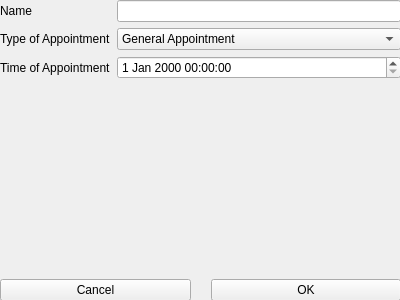
<?xml version="1.0" encoding="UTF-8"?>
<ui version="4.0">
 <class>UpdateForm</class>
 <widget class="QWidget" name="UpdateForm">
  <property name="geometry">
   <rect>
    <x>0</x>
    <y>0</y>
    <width>400</width>
    <height>300</height>
   </rect>
  </property>
  <property name="windowTitle">
   <string>Form</string>
  </property>
  <widget class="QWidget" name="verticalLayoutWidget">
   <property name="geometry">
    <rect>
     <x>0</x>
     <y>0</y>
     <width>401</width>
     <height>301</height>
    </rect>
   </property>
   <layout class="QVBoxLayout" name="verticalLayout">
    <item>
     <layout class="QFormLayout" name="formLayout_2">
      <item row="1" column="0">
       <widget class="QLabel" name="typeLabel">
        <property name="text">
         <string>Type of Appointment</string>
        </property>
       </widget>
      </item>
      <item row="2" column="0">
       <widget class="QLabel" name="timeLabel">
        <property name="text">
         <string>Time of Appointment</string>
        </property>
       </widget>
      </item>
      <item row="0" column="0">
       <widget class="QLabel" name="nameLabel">
        <property name="text">
         <string>Name</string>
        </property>
       </widget>
      </item>
      <item row="0" column="1">
       <widget class="QLineEdit" name="nameEdit"/>
      </item>
      <item row="1" column="1">
       <widget class="QComboBox" name="typeComboBox">
        <item>
         <property name="text">
          <string>General Appointment</string>
         </property>
        </item>
        <item>
         <property name="text">
          <string>Flu Shot</string>
         </property>
        </item>
        <item>
         <property name="text">
          <string>Blood Work</string>
         </property>
        </item>
       </widget>
      </item>
      <item row="2" column="1">
       <widget class="QDateTimeEdit" name="timeEdit"/>
      </item>
     </layout>
    </item>
    <item>
     <spacer name="verticalSpacer">
      <property name="orientation">
       <enum>Qt::Vertical</enum>
      </property>
      <property name="sizeHint" stdset="0">
       <size>
        <width>20</width>
        <height>40</height>
       </size>
      </property>
     </spacer>
    </item>
    <item>
     <layout class="QHBoxLayout" name="horizontalLayout_2">
      <property name="spacing">
       <number>20</number>
      </property>
      <item>
       <widget class="QPushButton" name="cancelButton">
        <property name="text">
         <string>Cancel</string>
        </property>
       </widget>
      </item>
      <item>
       <widget class="QPushButton" name="okButton">
        <property name="text">
         <string>OK</string>
        </property>
       </widget>
      </item>
     </layout>
    </item>
   </layout>
  </widget>
 </widget>
 <resources/>
 <connections/>
</ui>
